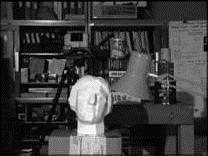
//> input picture stereo/2hkc.jpg, 208 x 156 px
$ ./stereo 2hkc.jpg 'L1 copy.jpg' 'L1 copy.jpg'   (built with g++ and OpenCV 4)
//> lines starting //> are read from the running program, lines starting //| are printed output that depends on the picture
#define OPENCV_VERSION_3


#include <opencv2/opencv.hpp>

#ifdef OPENCV_VERSION_3
#include <opencv2/xfeatures2d/nonfree.hpp>
#else
#include <opencv2/nonfree/nonfree.hpp>
#include <opencv2/nonfree/features2d.hpp>
#endif

#include <iostream>
#include <cmath>

using namespace cv;
using namespace std;

void drawEpilines(const Mat& image_points, int whichImage, Mat& F, Mat& canvas);
double computeReprojectionError(vector<Point2f>& img1pts, vector<Point2f>& img2pts, Mat& inlier_mask, const Mat& F);
/* void decomposeEssentialMat( InputArray _E, OutputArray _R1, OutputArray _R2, OutputArray _t ); */
/* int recoverPose( InputArray E, InputArray _points1, InputArray _points2, OutputArray _R, */
/*       OutputArray _t, double focal, Point2d pp, InputOutputArray _mask); */

int main(int argc, const char *argv[])
{
   Mat img_1 = imread(argv[1], CV_LOAD_IMAGE_GRAYSCALE );
//> img_1 is the input picture: 156 rows x 208 cols, CV_8UC1; min 0, max 255, mean 62.5
   Mat img_2 = imread(argv[2], CV_LOAD_IMAGE_GRAYSCALE );
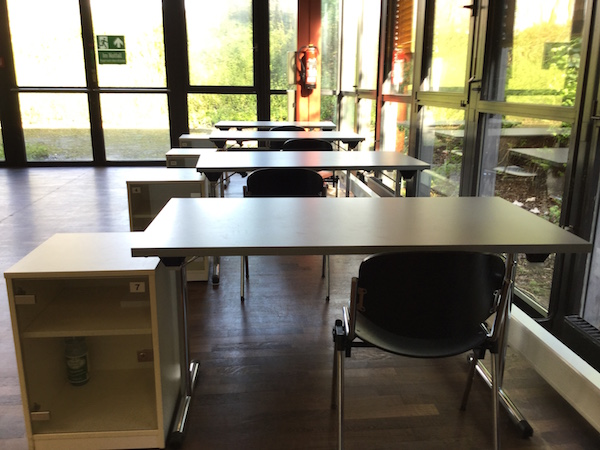
//> input picture stereo/L1 copy.jpg, 600 x 450 px
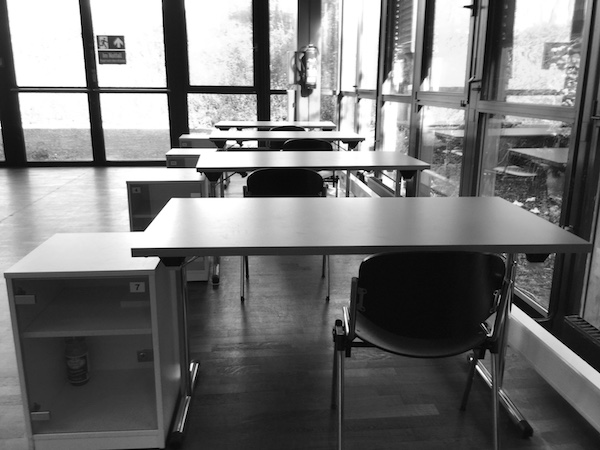
//> img_2: 450 rows x 600 cols, CV_8UC1; min 0, max 255, mean 116.5

//> (the run ends here: the program stops with an error, at `FileStorage fs(argv[3], FileStorage::READ);`)
